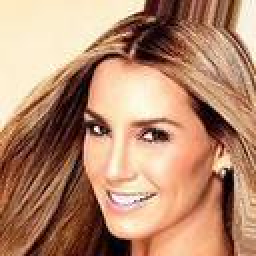
#> input picture datasets/celeba/train128/000001.jpg, 128 x 128 px, given as the content of the folder img_align_celeba, which was not available (shown 2 times larger)
$ jupyter execute celeba_preprocessing.ipynb   (older library calls are emulated)
#> lines starting #> are read from the running program, lines starting #| are printed output that depends on the picture
[cell 1]
import os
import PIL
from os import listdir
from PIL import Image
import random

[cell 2]
path = "img_align_celeba"
path_train = "train128"
path_test = "test128"
i = 0
random.seed(2020)
for file in listdir(path):
    im = Image.open(path+'/'+file)
#> im is the input picture: PIL image 128x128 RGB; mean R, G, B 182.4, 139, 111.8
    im = im.crop((0,20,178,198)).resize((128,128), Image.ANTIALIAS)
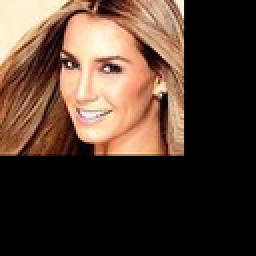
#> im: PIL image 128x128 RGB (shown 2 times larger); mean R, G, B 78.8, 58.6, 46.6
    im.save((path_train if random.random() >= 0.3 else path_test)+"/"+file[:-4]+".jpg", "JPEG")


$ run again, on datasets/celeba/train128/000006.jpg
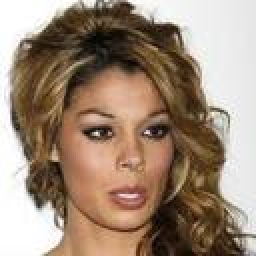
#> input picture datasets/celeba/train128/000006.jpg, 128 x 128 px, given as the content of the folder img_align_celeba, which was not available (shown 2 times larger)
#> im is the input picture: PIL image 128x128 RGB; mean R, G, B 158.5, 137.3, 119.3
#> `im = im.crop((0,20,178,198)).resize((128,128), Image.ANTIALIAS)`:
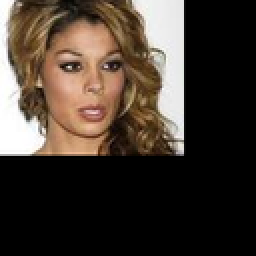
#> im: PIL image 128x128 RGB (shown 2 times larger); mean R, G, B 67.8, 57.3, 48.6

$ run again, on datasets/celeba/train128/000007.jpg
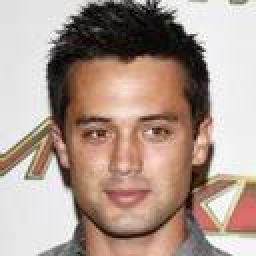
#> input picture datasets/celeba/train128/000007.jpg, 128 x 128 px, given as the content of the folder img_align_celeba, which was not available (shown 2 times larger)
#> im is the input picture: PIL image 128x128 RGB; mean R, G, B 174.2, 153.9, 143.1
#> `im = im.crop((0,20,178,198)).resize((128,128), Image.ANTIALIAS)`:
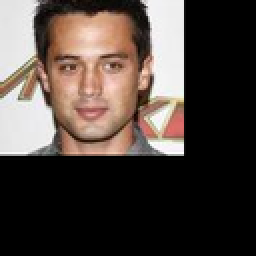
#> im: PIL image 128x128 RGB (shown 2 times larger); mean R, G, B 77.8, 67.3, 61.8

$ run again, on datasets/celeba/train128/000008.jpg
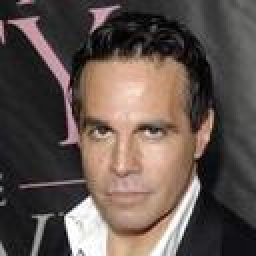
#> input picture datasets/celeba/train128/000008.jpg, 128 x 128 px, given as the content of the folder img_align_celeba, which was not available (shown 2 times larger)
#> im is the input picture: PIL image 128x128 RGB; mean R, G, B 96.8, 83.6, 77.7
#> `im = im.crop((0,20,178,198)).resize((128,128), Image.ANTIALIAS)`:
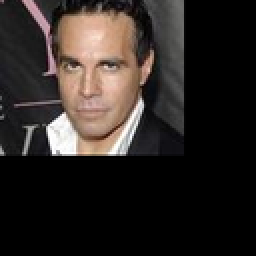
#> im: PIL image 128x128 RGB (shown 2 times larger); mean R, G, B 45.2, 38.7, 35.6
